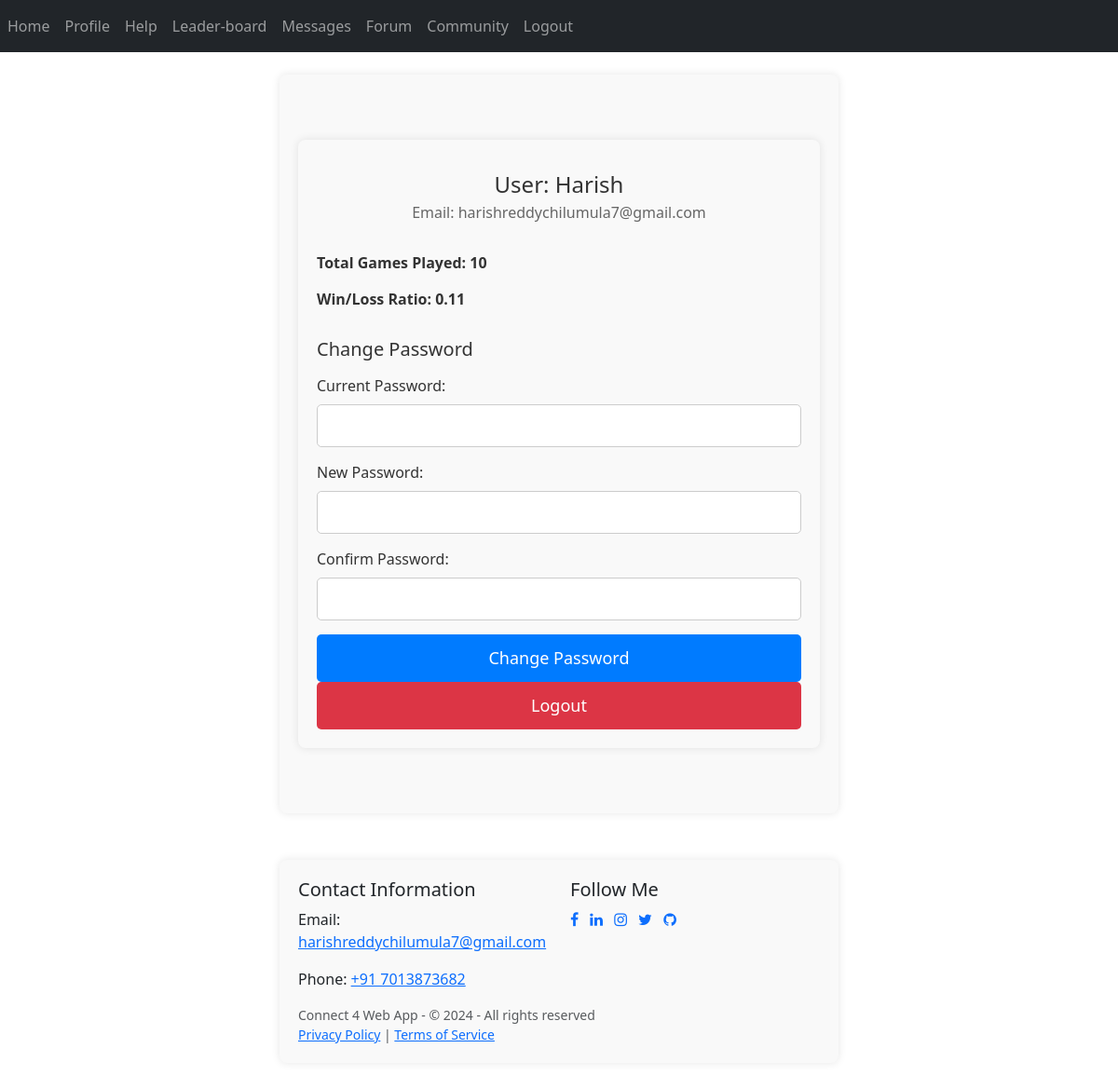
The app's page /profile (signed in), older data.
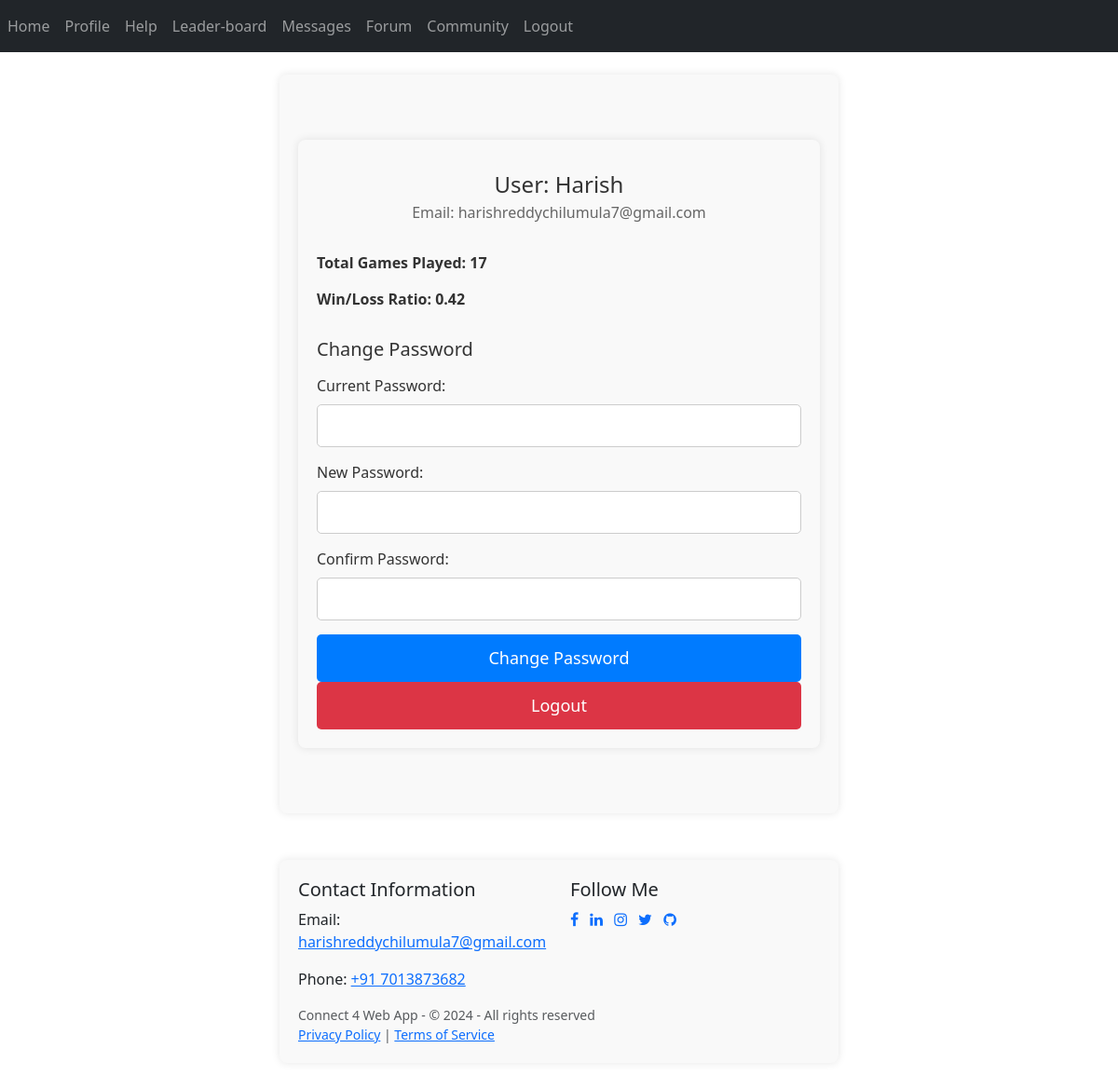
The same page, newer data.
### website/models.py (models this page shows)
class User(db.Model, UserMixin):
    id = db.Column(db.Integer, primary_key=True)
    email = db.Column(db.String(150), unique=True, nullable=False)
    password = db.Column(db.String(150), nullable=False)
    first_name = db.Column(db.String(150), nullable=False)
    games = db.relationship('Game', backref='player', lazy=True)

class Game(db.Model):
    id = db.Column(db.Integer, primary_key=True)
    user_id = db.Column(db.Integer, db.ForeignKey('user.id'), nullable=False)
    played = db.Column(db.Integer, nullable=False, default=0)
    won = db.Column(db.Integer, nullable=False, default=0)
    draw = db.Column(db.Integer, nullable=False, default=0)

### website/views.py (the view)
@views.route('/profile', methods=['GET','POST'])
@login_required
def profile():
    if  request.method == "POST":
        flash('Password succesfully!',category='success')
        return render_template('home.html',user=current_user)
    game=Game.query.filter_by(user_id=current_user.id).first()
    return render_template('profile.html',user=current_user,game=game)

### website/__init__.py (called while the page is built)
def create_app():
    app = Flask(__name__)
    app.config['SECRET_KEY'] = 'hjshjhdjah kjshkjdhjs'
    app.config['SQLALCHEMY_DATABASE_URI'] = f'sqlite:///{DB_NAME}'
    db.init_app(app)
    from .views import views
    from .auth import auth
    app.register_blueprint(views, url_prefix='/')
    app.register_blueprint(auth, url_prefix='/')
    from .models import User, Game
    with app.app_context():
        db.create_all()
    login_manager = LoginManager()
    login_manager.login_view = 'auth.login'
    login_manager.init_app(app)
    @login_manager.user_loader
    def load_user(id):
        return User.query.get(int(id))
    return app

### website/templates/profile.html (shortened to what this page needs)
{% extends "base.html" %}
{% block content %}
<div class="container">
    <div class="profile-info">
        <div class="profile-name">User: {{ user.first_name }}</div>
        <div class="profile-email">Email: {{ user.email }}</div>
    </div>
    <div class="stats">
        <div class="stats-item">
            <strong>Total Games Played: {{game.played}}</strong>
        </div>
        <div class="stats-item">
            <strong>Win/Loss Ratio:{%if game.played- game.won !=0:%}
                {{'%0.2f'|format(game.won/(game.played-game.won))}}
                {%else:%}
                {{'N/A'}}
                {%endif%}
            </strong>
        </div>
    </div>
    <div class="change-password-form">
        <h3>Change Password</h3>
        <form action="/changepassword" method="post">
            <label for="current-password">Current Password:</label>
            <input type="password" id="current-password" name="current-password" required>
            <label for="new-password">New Password:</label>
            <input type="password" id="new-password" name="new-password" required>
            <label for="confirm-password">Confirm Password:</label>
            <input type="password" id="confirm-password" name="confirm-password" required>
            <input type="submit" value="Change Password">
        </form>
    </div>
    <a href="/logout" class="logout-btn">Logout</a>
</div>
{% endblock %}

### website/templates/base.html (shortened to what this page needs)
<!DOCTYPE html>
<html>
<head>
    <link rel="stylesheet" href="https://cdn.jsdelivr.net/npm/bootstrap@5.3.3/dist/css/bootstrap.min.css">
    <link rel="stylesheet" href="https://stackpath.bootstrapcdn.com/font-awesome/4.7.0/css/font-awesome.min.css">
</head>
<body>
<nav class="navbar navbar-expand-lg navbar-dark bg-dark">
    <div class="collapse navbar-collapse" id="navbar">
        <ul class="navbar-nav me-auto">
            {% if user.is_authenticated %}
                <li class="nav-item">
                    <a class="nav-link" id="home" href="/">Home</a>
                </li>
                <li class="nav-item">
                    <a class="nav-link" id="profile" href="/profile">Profile</a>
                </li>
                <li class="nav-item">
                    <a class="nav-link" id="help" href="/help">Help</a>
                </li>
                <li class="nav-item">
                    <a class="nav-link" id="leaderboard" href="/leaderboard">Leader-board</a>
                </li>
                {% if current_user.id == 1 %}
                    <li class="nav-item">
                        <a class="nav-link" id="messages" href="/messages">Messages</a>
                    </li>
                {% endif %}
                <li class="nav-item">
                    <a class="nav-link" id="forum" href="/forum">Forum</a>
                </li>
                <li class="nav-item">
                    <a class="nav-link" id="support" href="/support">Community</a>
                </li>
                <li class="nav-item">
                    <a class="nav-link" id="logout" href="/logout">Logout</a>
                </li>
            {% endif %}
        </ul>
    </div>
</nav>
<div class="container mt-4">{% block content %}{% endblock %}</div>
<footer class="footer mt-5">
    <div class="container">
        <div class="row">
            <div class="col-md-6">
                <h5>Contact Information</h5>
                <p>Email: <a href="mailto:harishreddychilumula7@gmail.com">harishreddychilumula7@gmail.com</a></p>
                <p>Phone: <a href="tel:+917013873682">+91 7013873682</a></p>
            </div>
            <div class="col-md-6">
                <h5>Follow Me</h5>
                <ul class="list-inline">
                    <li class="list-inline-item"><a href="https://www.facebook.com/harishreddy.ch/" target="_blank"><i class="fa fa-facebook"></i></a></li>
                    <li class="list-inline-item"><a href="https://www.linkedin.com/in/harish-reddy-chilumula/" target="_blank"><i class="fa fa-linkedin"></i></a></li>
                    <li class="list-inline-item"><a href="https://www.instagram.com/harish_reddy_0007/" target="_blank"><i class="fa fa-instagram"></i></a></li>
                    <li class="list-inline-item"><a href="https://twitter.com/harishreddych_7" target="_blank"><i class="fa fa-twitter"></i></a></li>
                    <li class="list-inline-item"><a href="https://github.com/HARISHREDDYCHILUMULA" target="_blank"><i class="fa fa-github"></i></a></li>
                </ul>
            </div>
        </div>
        <div class="row">
            <div class="col-md-12">
                <p class="text-muted small mb-0">Connect 4 Web App - &copy; 2024 - All rights reserved</p>
                <p class="text-muted small mb-0"><a href="/privacy_policy">Privacy Policy</a> | <a href="/terms_of_service">Terms of Service</a></p>
            </div>
        </div>
    </div>
</footer>
</body>
</html>

### website/templates/profile.html (style rules this page uses)
.container { max-width: 600px; margin: 50px auto; padding: 20px; background-color: #f9f9f9; border-radius: 8px; box-shadow: 0 0 10px rgba(0, 0, 0, 0.1); }
.profile-info { text-align: center; margin-bottom: 30px; }
.profile-name { margin-top: 10px; font-size: 24px; color: #333; }
.profile-email { color: #666; margin-bottom: 20px; }
.stats { margin-bottom: 30px; }
.stats-item { margin-bottom: 15px; font-size: 16px; color: #333; }
.change-password-form { margin-top: 30px; }
.change-password-form h3 { margin-bottom: 15px; font-size: 20px; color: #333; }
.change-password-form label { display: block; margin-bottom: 8px; color: #333; }
.change-password-form input[type="password"] { width: 100%; padding: 10px; margin-bottom: 15px; border: 1px solid #ccc; border-radius: 5px; font-size: 16px; }
.change-password-form input[type="submit"] { display: block; width: 100%; padding: 12px; background-color: #007bff; color: #fff; border: none; border-radius: 5px; cursor: pointer; font-size: 18px; transition: background-color 0.3s ease; }
.logout-btn { display: block; width: 100%; padding: 12px; background-color: #dc3545; color: #fff; border: none; border-radius: 5px; cursor: pointer; font-size: 18px; text-align: center; text-decoration: none; transition: background-color 0.3s ease; }

Row changes from the older to the newer data that the page shows:
changed Game: played "10" → "17"; game.won/(game.played-game.won) "0.11" → "0.42"
